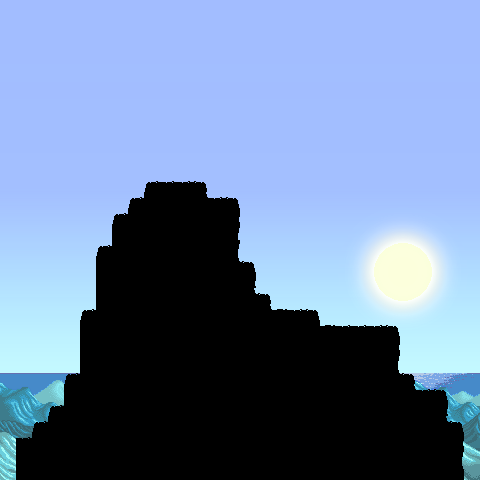

Rendered tile map (Tiled .tmx) drawn with the repository's tilesets; below, a short description and the full map source, tile grids included:
An orthogonal 30x30 tile map with 16x16 px tiles, 1 tile layer (Back1).

<map version="1.10" tiledversion="1.10.2" orientation="orthogonal" renderorder="right-down" compressionlevel="0" width="30" height="30" tilewidth="16" tileheight="16" infinite="0" nextlayerid="27" nextobjectid="47">
 <properties>
  <property name="AllowGrassSurviveInWinter" value="T" />
  <property name="Outdoors" value="T" />
  <property name="Warp" value="10 30 Railroad 48 1 11 30 Railroad 48 1 12 30 Railroad 48 1" />
 </properties>
 <tileset firstgid="1" name="zzz_sky_day_summiteventSVE" tilewidth="16" tileheight="16" tilecount="900" columns="30">
  <image source="z_sky_day_summiteventSVE.png" width="480" height="480" />
 </tileset>
 <layer id="26" name="Back1" width="30" height="30">
  <data encoding="csv">
1,2,3,4,5,6,7,8,9,10,11,12,13,14,15,16,17,18,19,20,21,22,23,24,25,26,27,28,29,30,
31,32,33,34,35,36,37,38,39,40,41,42,43,44,45,46,47,48,49,50,51,52,53,54,55,56,57,58,59,60,
61,62,63,64,65,66,67,68,69,70,71,72,73,74,75,76,77,78,79,80,81,82,83,84,85,86,87,88,89,90,
91,92,93,94,95,96,97,98,99,100,101,102,103,104,105,106,107,108,109,110,111,112,113,114,115,116,117,118,119,120,
121,122,123,124,125,126,127,128,129,130,131,132,133,134,135,136,137,138,139,140,141,142,143,144,145,146,147,148,149,150,
151,152,153,154,155,156,157,158,159,160,161,162,163,164,165,166,167,168,169,170,171,172,173,174,175,176,177,178,179,180,
181,182,183,184,185,186,187,188,189,190,191,192,193,194,195,196,197,198,199,200,201,202,203,204,205,206,207,208,209,210,
211,212,213,214,215,216,217,218,219,220,221,222,223,224,225,226,227,228,229,230,231,232,233,234,235,236,237,238,239,240,
241,242,243,244,245,246,247,248,249,250,251,252,253,254,255,256,257,258,259,260,261,262,263,264,265,266,267,268,269,270,
271,272,273,274,275,276,277,278,279,280,281,282,283,284,285,286,287,288,289,290,291,292,293,294,295,296,297,298,299,300,
301,302,303,304,305,306,307,308,309,310,311,312,313,314,315,316,317,318,319,320,321,322,323,324,325,326,327,328,329,330,
331,332,333,334,335,336,337,338,339,340,341,342,343,344,345,346,347,348,349,350,351,352,353,354,355,356,357,358,359,360,
361,362,363,364,365,366,367,368,369,370,371,372,373,374,375,376,377,378,379,380,381,382,383,384,385,386,387,388,389,390,
391,392,393,394,395,396,397,398,399,400,401,402,403,404,405,406,407,408,409,410,411,412,413,414,415,416,417,418,419,420,
421,422,423,424,425,426,427,428,429,430,431,432,433,434,435,436,437,438,439,440,441,442,443,444,445,446,447,448,449,450,
451,452,453,454,455,456,457,458,459,460,461,462,463,464,465,466,467,468,469,470,471,472,473,474,475,476,477,478,479,480,
481,482,483,484,485,486,487,488,489,490,491,492,493,494,495,496,497,498,499,500,501,502,503,504,505,506,507,508,509,510,
511,512,513,514,515,516,517,518,519,520,521,522,523,524,525,526,527,528,529,530,531,532,533,534,535,536,537,538,539,540,
541,542,543,544,545,546,547,548,549,550,551,552,553,554,555,556,557,558,559,560,561,562,563,564,565,566,567,568,569,570,
571,572,573,574,575,576,577,578,579,580,581,582,583,584,585,586,587,588,589,590,591,592,593,594,595,596,597,598,599,600,
601,602,603,604,605,606,607,608,609,610,611,612,613,614,615,616,617,618,619,620,621,622,623,624,625,626,627,628,629,630,
631,632,633,634,635,636,637,638,639,640,641,642,643,644,645,646,647,648,649,650,651,652,653,654,655,656,657,658,659,660,
661,662,663,664,665,666,667,668,669,670,671,672,673,674,675,676,677,678,679,680,681,682,683,684,685,686,687,688,689,690,
691,692,693,694,695,696,697,698,699,700,701,702,703,704,705,706,707,708,709,710,711,712,713,714,715,716,717,718,719,720,
721,722,723,724,725,726,727,728,729,730,731,732,733,734,735,736,737,738,739,740,741,742,743,744,745,746,747,748,749,750,
751,752,753,754,755,756,757,758,759,760,761,762,763,764,765,766,767,768,769,770,771,772,773,774,775,776,777,778,779,780,
781,782,783,784,785,786,787,788,789,790,791,792,793,794,795,796,797,798,799,800,801,802,803,804,805,806,807,808,809,810,
811,812,813,814,815,816,817,818,819,820,821,822,823,824,825,826,827,828,829,830,831,832,833,834,835,836,837,838,839,840,
841,842,843,844,845,846,847,848,849,850,851,852,853,854,855,856,857,858,859,860,861,862,863,864,865,866,867,868,869,870,
871,872,873,874,875,876,877,878,879,880,881,882,883,884,885,886,887,888,889,890,891,892,893,894,895,896,897,898,899,900
</data>
 </layer>
 <objectgroup id="5" name="Back" />
 <objectgroup id="21" name="Buildings" />
 <objectgroup id="7" name="Front" />
 <objectgroup id="8" name="AlwaysFront" />
</map>
